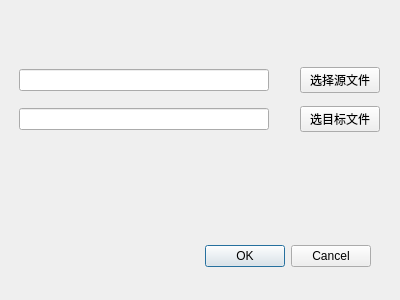
<?xml version="1.0" encoding="UTF-8"?>
<ui version="4.0">
 <class>ofdmerge</class>
 <widget class="QDialog" name="ofdmerge">
  <property name="geometry">
   <rect>
    <x>0</x>
    <y>0</y>
    <width>400</width>
    <height>300</height>
   </rect>
  </property>
  <property name="minimumSize">
   <size>
    <width>400</width>
    <height>300</height>
   </size>
  </property>
  <property name="windowTitle">
   <string>Dialog</string>
  </property>
  <widget class="QDialogButtonBox" name="buttonBox">
   <property name="geometry">
    <rect>
     <x>30</x>
     <y>240</y>
     <width>341</width>
     <height>32</height>
    </rect>
   </property>
   <property name="orientation">
    <enum>Qt::Horizontal</enum>
   </property>
   <property name="standardButtons">
    <set>QDialogButtonBox::Cancel|QDialogButtonBox::Ok</set>
   </property>
  </widget>
  <widget class="QWidget" name="layoutWidget">
   <property name="geometry">
    <rect>
     <x>19</x>
     <y>60</y>
     <width>361</width>
     <height>81</height>
    </rect>
   </property>
   <layout class="QGridLayout" name="gridLayout">
    <item row="0" column="0">
     <widget class="QLineEdit" name="sourcePathEdit">
      <property name="minimumSize">
       <size>
        <width>250</width>
        <height>0</height>
       </size>
      </property>
      <property name="readOnly">
       <bool>true</bool>
      </property>
     </widget>
    </item>
    <item row="0" column="1">
     <spacer name="horizontalSpacer">
      <property name="orientation">
       <enum>Qt::Horizontal</enum>
      </property>
      <property name="sizeHint" stdset="0">
       <size>
        <width>40</width>
        <height>20</height>
       </size>
      </property>
     </spacer>
    </item>
    <item row="0" column="2">
     <widget class="QPushButton" name="sourceButton">
      <property name="text">
       <string>选择源文件</string>
      </property>
     </widget>
    </item>
    <item row="1" column="0">
     <widget class="QLineEdit" name="targetPathEdit">
      <property name="minimumSize">
       <size>
        <width>250</width>
        <height>0</height>
       </size>
      </property>
      <property name="readOnly">
       <bool>true</bool>
      </property>
     </widget>
    </item>
    <item row="1" column="1">
     <spacer name="horizontalSpacer_2">
      <property name="orientation">
       <enum>Qt::Horizontal</enum>
      </property>
      <property name="sizeHint" stdset="0">
       <size>
        <width>40</width>
        <height>20</height>
       </size>
      </property>
     </spacer>
    </item>
    <item row="1" column="2">
     <widget class="QPushButton" name="targetButton">
      <property name="text">
       <string>选目标文件</string>
      </property>
     </widget>
    </item>
   </layout>
  </widget>
 </widget>
 <resources/>
 <connections>
  <connection>
   <sender>buttonBox</sender>
   <signal>accepted()</signal>
   <receiver>ofdmerge</receiver>
   <slot>accept()</slot>
   <hints>
    <hint type="sourcelabel">
     <x>248</x>
     <y>254</y>
    </hint>
    <hint type="destinationlabel">
     <x>157</x>
     <y>274</y>
    </hint>
   </hints>
  </connection>
  <connection>
   <sender>buttonBox</sender>
   <signal>rejected()</signal>
   <receiver>ofdmerge</receiver>
   <slot>reject()</slot>
   <hints>
    <hint type="sourcelabel">
     <x>316</x>
     <y>260</y>
    </hint>
    <hint type="destinationlabel">
     <x>286</x>
     <y>274</y>
    </hint>
   </hints>
  </connection>
 </connections>
</ui>
